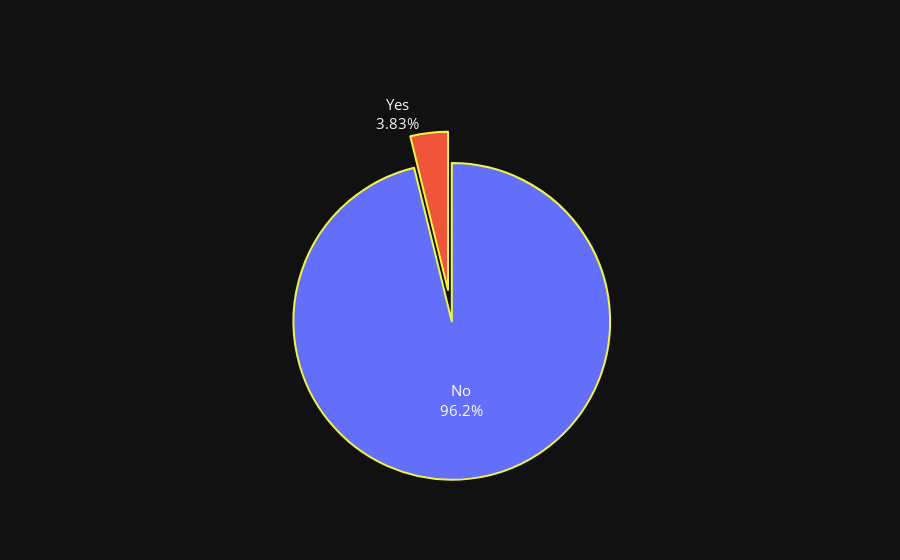

Notebook code for this chart:
### Code cell
fig = go.Figure(data=[go.Pie(labels=['No', 'Yes'],
                             values=[value_counts[False], value_counts[True]],
                             textinfo='label+percent',
                             pull=[0.2, 0, 0]
                             )])

fig.update_traces(hoverinfo='label+value',  textfont_size=15, 
                  marker=dict(line=dict(color='#eff542', width=2)), showlegend=False)

fig.update_layout(template='plotly_dark',
                  font=dict(size=15), 
                  )

fig.show();

### Figure 1 — Plotly figure (JSON) as saved in the notebook; plotly's stock layout.template omitted (floating-point values rounded to 4 significant figures)
{"data": [{"hoverinfo": "label+value", "labels": ["No", "Yes"], "marker": {"line": {"color": "#eff542", "width": 2}}, "pull": [0.2, 0, 0], "showlegend": false, "textfont": {"size": 15}, "textinfo": "label+percent", "type": "pie", "values": [84423, 3359]}], "layout": {"font": {"size": 15}}}
